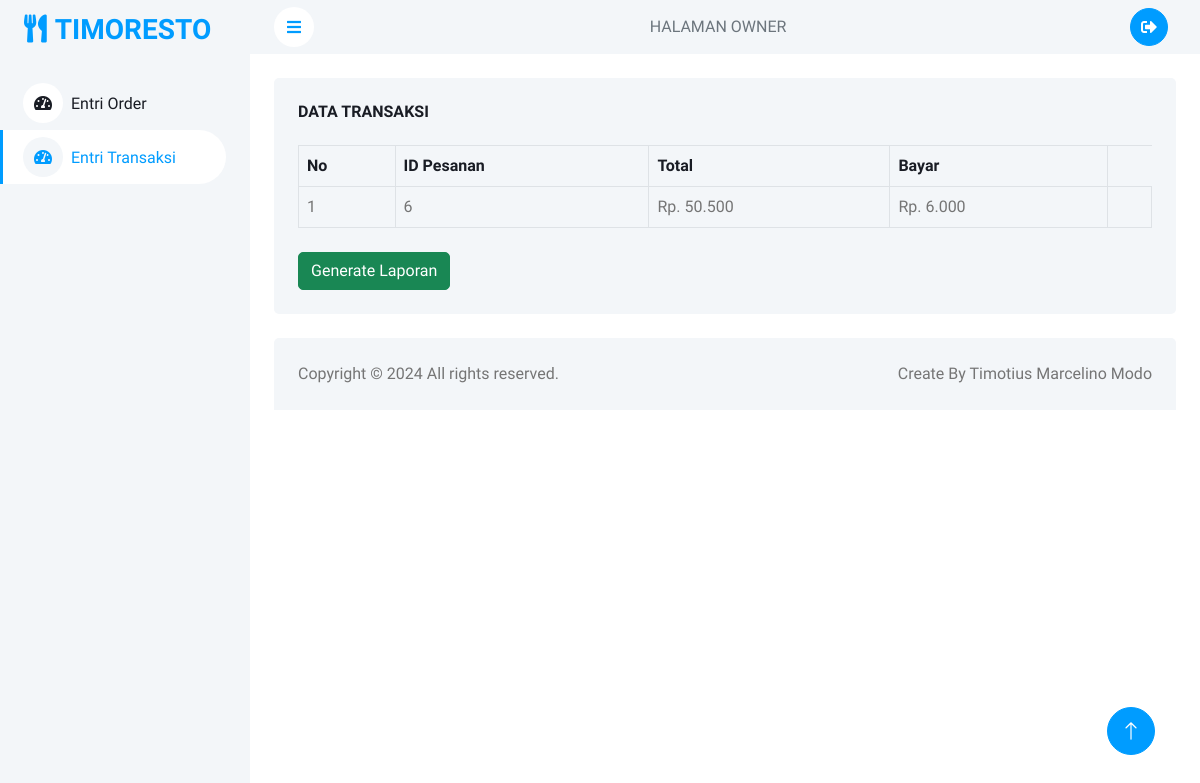
Page /transaksi.php on the committed database.
### tables this page shows
CREATE TABLE `transaksi` (
  `idTransaksi` int NOT NULL,
  `idPesanan` int NOT NULL,
  `total` int NOT NULL,
  `bayar` int NOT NULL
);

CREATE TABLE `pesanan` (
  `idPesanan` int NOT NULL,
  `idMenu` int NOT NULL,
  `idPelanggan` int NOT NULL,
  `jumlah` int NOT NULL,
  `idUser` int NOT NULL,
  `idMeja` int NOT NULL
);

### transaksi.php (the view, shortened to what this page needs)
<!DOCTYPE html>
<html lang="en">
<head>
    <link href="https://cdnjs.cloudflare.com/ajax/libs/font-awesome/5.10.0/css/all.min.css" rel="stylesheet">
    <link href="https://cdn.jsdelivr.net/npm/bootstrap-icons@1.4.1/font/bootstrap-icons.css" rel="stylesheet">
    <link href="lib/owlcarousel/assets/owl.carousel.min.css" rel="stylesheet">
    <link href="lib/tempusdominus/css/tempusdominus-bootstrap-4.min.css" rel="stylesheet" />
    <link href="css/bootstrap.min.css" rel="stylesheet">
    <link href="css/style.css" rel="stylesheet">
</head>
<body>
    <div class="container-xxl position-relative bg-white d-flex p-0">
        <div class="sidebar pe-4 pb-3">
            <nav class="navbar bg-light navbar-light">
                <a  class="navbar-brand mx-4 mb-3">
                <h3 class="text-primary"><i class="fas fa-utensils me-2"></i>TIMORESTO</h3>
                </a>
                <div class="navbar-nav w-100">
                <a href="owner.php" class="nav-item nav-link  ">
                        <i class="fa fa-tachometer-alt me-2"></i>Entri Order</a>
                <div class="navbar-nav w-100">
                <a href="transaki.php" class="nav-item nav-link active ">
                        <i class="fa fa-tachometer-alt me-2"></i>Entri Transaksi</a>
                </div>
            </nav>
        </div>
        <div class="content">
            <nav class="navbar navbar-expand bg-light navbar-light sticky-top px-4 py-0">
                <a href="#" class="sidebar-toggler flex-shrink-0">
                    <i class="fa fa-bars"></i>
                </a>
                <span class="d-none d-lg-inline-flex ms-auto text-secondary">HALAMAN OWNER</span>
                <div class="navbar-nav align-items-center ms-auto">
                    <div class="nav-item dropdown">
                    <a href="#" data-bs-toggle="dropdown">
                    <div class="m-1">
                    <button type="button" class="btn btn-square btn-primary m-1">
                         <i class="fas fa-sign-out-alt"></i>
</div>
                    </div>
                </div>
            </nav>
            <div class="container-fluid pt-4 px-4">
                <div class="bg-light text-center rounded p-4">
                    <div class="d-flex align-items-center justify-content-between mb-4">
                        <h6 class="mb-0">DATA TRANSAKSI</h6>
                    </div>
                    <div class="table-responsive">
                        <table class="table text-start align-middle table-bordered table-hover mb-0">
                            <thead>
                                <tr class="text-dark">
                                    <th scope="col">No</th>
                                    <th scope="col">ID Pesanan</th>
                                    <th scope="col">Total</th>
                                    <th scope="col">Bayar</th>
                                </tr>
                            </thead>
                            <tbody>
                    <?php
                    include 'koneksi.php';
                    $query = "SELECT * FROM transaksi";
                    $result = $koneksi->query($query);
                    if ($result && $result->num_rows > 0) {
                        $no = 1;
                        while ($row = $result->fetch_assoc()) {
                            $query_idPesanan = "SELECT idPesanan FROM pesanan WHERE idPesanan = '" . $row['idPesanan'] . "'";
                            $result_idPesanan = mysqli_query($koneksi, $query_idPesanan);
                            $row_idPesanan = mysqli_fetch_assoc($result_idPesanan);
                            $idPesanan = $row_idPesanan['idPesanan'];
                    ?>
                            <tr>
                            <td><?php echo $no++; ?></td>
                            <td><?php echo $idPesanan; ?></td>
                            <td>Rp. <?php echo number_format($row['total'], 0, ',', '.'); ?></td>
                            <td>Rp. <?php echo number_format($row['bayar'], 0, ',', '.'); ?></td>
                                <td>
                    <?php
                        }
                    } else {
                        echo "<tr><td colspan='7'>Tidak ada data yang tersedia</td></tr>";
                    }
                    ?>
               </tbody>
                </table>
                <div class="mt-4">
                <a href="cetakTransaksi.php" target="_blank" class="btn btn-success float-start">Generate Laporan</a>
                </div>
                    </div>
                </div>
            </div>
            <div class="container-fluid pt-4 px-4">
                <div class="bg-light rounded-top p-4">
                    <div class="row">
                        <div class="col-12 col-sm-6 text-center text-sm-start">
                        Copyright © 2024 All rights reserved.
                        </div>
                        <div class="col-12 col-sm-6 text-center text-sm-end">
                            Create By Timotius Marcelino Modo
                        </div>
                    </div>
                </div>
            </div>
        </div>
        <a href="#" class="btn btn-lg btn-primary btn-lg-square back-to-top"><i class="bi bi-arrow-up"></i></a>
    </div>
</body>
</html>

### css/style.css (style rules this page uses)
:root { --primary: #009CFF; --light: #F3F6F9; --dark: #191C24; }
.back-to-top { position: fixed; display: none; right: 45px; bottom: 45px; z-index: 99; }
.btn { transition: .5s; }
.btn.btn-primary { color: #FFFFFF; }
.btn-square { width: 38px; height: 38px; }
.btn-lg-square { width: 48px; height: 48px; }
.btn-square, .btn-sm-square, .btn-lg-square { padding: 0; display: inline-flex; align-items: center; justify-content: center; font-weight: normal; border-radius: 50px; }
.sidebar { position: fixed; top: 0; left: 0; bottom: 0; width: 250px; height: 100vh; overflow-y: auto; background: var(--light); transition: 0.5s; z-index: 999; }
.content { margin-left: 250px; min-height: 100vh; background: #FFFFFF; transition: 0.5s; }
@media (min-width: 992px) { .sidebar { margin-left: 0; } }
@media (min-width: 992px) { .content { width: calc(100% - 250px); } }
.sidebar .navbar .navbar-nav .nav-link { padding: 7px 20px; color: var(--dark); font-weight: 500; border-left: 3px solid var(--light); border-radius: 0 30px 30px 0; outline: none; }
.sidebar .navbar .navbar-nav .nav-link:hover, .sidebar .navbar .navbar-nav .nav-link.active { color: var(--primary); background: #FFFFFF; border-color: var(--primary); }
.sidebar .navbar .navbar-nav .nav-link i { width: 40px; height: 40px; display: inline-flex; align-items: center; justify-content: center; background: #FFFFFF; border-radius: 40px; }
.sidebar .navbar .navbar-nav .nav-link:hover i, .sidebar .navbar .navbar-nav .nav-link.active i { background: var(--light); }
.content .navbar .sidebar-toggler, .content .navbar .navbar-nav .nav-link i { width: 40px; height: 40px; display: inline-flex; align-items: center; justify-content: center; background: #FFFFFF; border-radius: 40px; }

### rows in the picture
transaksi: idPesanan.idPesanan "6", total "50.500", bayar "6.000"
